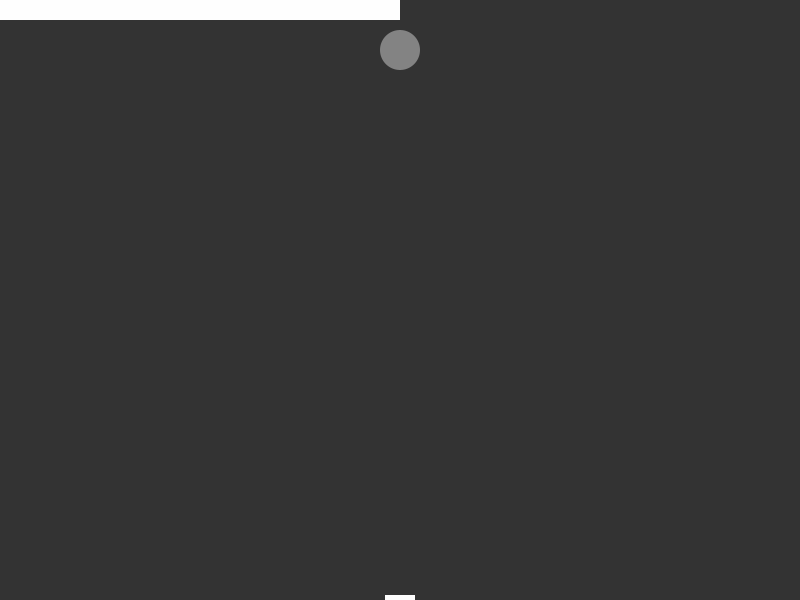
Frame 1 (no input)
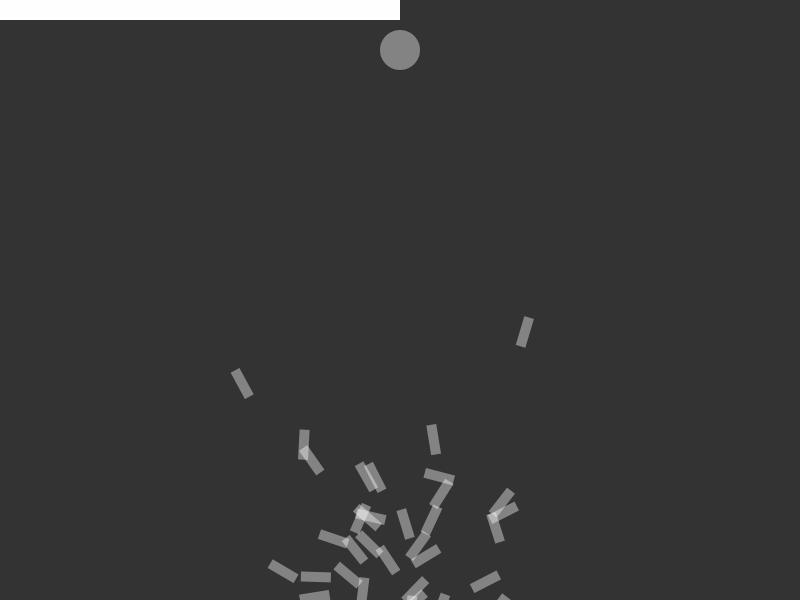
Frame 60 (the mouse pressed at the canvas centre just before this capture)
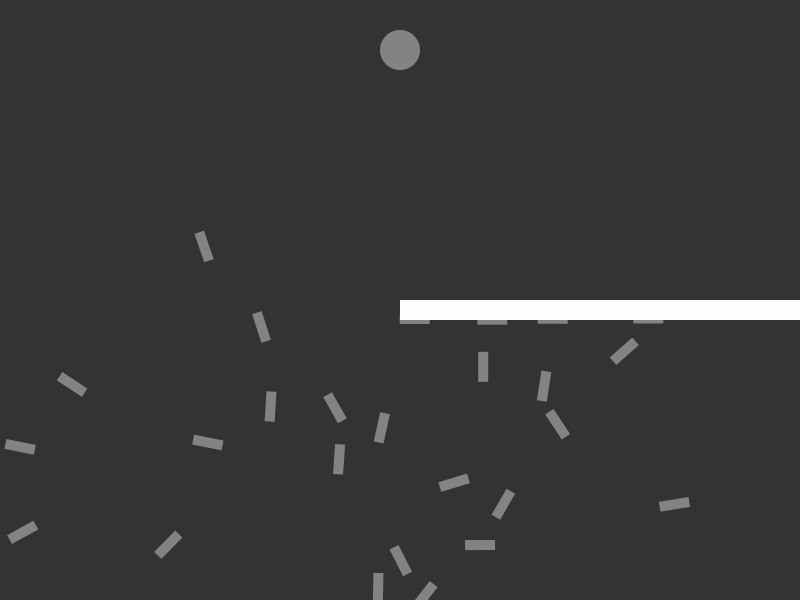
Frame 120 (the mouse held since frame 60 and released just before this capture)

The Processing sketch that drew these frames (run headless with seeded random() and noise(); from frame 60 on, the mouse is pressed at the canvas centre):

// Processing sketch: sketch_181108b
// ── sketch_181108b.pde
ArrayList<Carro> carros = new ArrayList();
ArrayList<Carro> majinboo = new ArrayList();
PVector target; 
int lifespan = 200;
int count = 0;
int pop = 60;
int mutationRate = 4;

void setup(){
  size(800, 600);
  createCarros(pop);
  target = new PVector(width/2, 50);
}

void draw() {
  background(51);
  updateCarros();
  ellipse(this.target.x, this.target.y, 40 , 40);
  obstaculo(mouseX, mouseY, 400, 20);
  todosMortos();
}

void createCarros(int pop) {
  for (int i = 0; i < pop; i++) {
    Carro carro = new Carro(lifespan, null);
    carros.add(carro);
  }
}

void evaluate() {
  float maxFit = 0;
  int mortos = 0;
  for (Carro carro: carros) {
    float d = 1/dist(carro.pos.x, carro.pos.y, target.x, target.y);
    if (d > maxFit) {
      maxFit = d;

    }
  }
  
  for (Carro carro: carros) {
    float d = 1/dist(carro.pos.x, carro.pos.y, target.x, target.y);
    if (carro.colidiu) {
      carro.fitness = 0.01;
    } else {
      carro.fitness = d/maxFit;
    }

  }
  for (Carro carro: carros) {
    
    float a = carro.fitness * 100;
    int n = round(map(a, 0, 100, 1, 30));
    for (int i = 0; i < n; i++) {
      majinboo.add(carro);
    }
  }
}
void todosMortos() {
  int mortos = 0;
  for (Carro carro: carros) {
    if (carro.colidiu) {
      mortos++; 
    }
  }
  if (mortos >= (pop/3)*2) {
    majinboo.clear();
    for (int i = 0; i < pop; i++) {
      majinboo.add(new Carro(lifespan, null));
    }
  }
}
void updateCarros() {
  if (lifespan == count) {
    count = 0;
    evaluate();
    selection();
    majinboo.clear();
  }
  for (Carro c: carros) {
    c.show();
    c.update(count);
  }
  count++;
}

void selection() {
  carros.clear();
  for (int i = 0; i < pop; i++) {
    Carro a = majinboo.get(floor(random(majinboo.size())));
    Carro b = majinboo.get(floor(random(majinboo.size())));
    Carro filho = crossover(a, b);
    filho.dna.mutate(mutationRate);
    carros.add(filho);
  }
}
Carro crossover(Carro a, Carro b){
  ArrayList<PVector> newDna = new ArrayList();
  int mid = floor(random(lifespan));
  for (int i = 0; i < lifespan; i++) {
    if (i < mid) {
      newDna.add(a.dna.vetores.get(i));
    } else {
      newDna.add(b.dna.vetores.get(i));
    }
  }
  return new Carro(lifespan, newDna);
}

void obstaculo(int x, int y, int a, int b) {

  rectMode(CORNER);
  for (Carro carro: carros) {
    if (carro.pos.y >= y && carro.pos.y <= y+b) {
      if (carro.pos.x >= x && carro.pos.x <= x+a) {
        carro.colidiu = true;
        carro.vel.mult(0);
      }
  }
  rect(x, y, a, b);
  }
  
}

// ── Carro.pde
import java.util.Collections;

class Carro {
  PVector pos = new PVector(width/2, height);
  PVector vel = new PVector();
  PVector acc = new PVector();
  DNA dna;
  float fitness = 0;
  boolean colidiu = false;
  
  public Carro(int lifespan, ArrayList dna) {
    if (dna != null) {
      this.dna = new DNA(lifespan, dna);
    } else {
     this.dna = new DNA(lifespan, null);
    }
  }
  void applyForce(PVector n) {
    this.acc.add(n);
  }
  void update(int count) {
    this.vel.add(acc);
    this.pos.add(this.vel);
    this.acc.mult(0);
    applyForce(this.dna.vetores.get(count));
  }
  
  void show() {
    pushMatrix();
    rectMode(CENTER);
    translate(this.pos.x, this.pos.y);
    rotate(this.vel.heading());
    fill(255, 100);
    noStroke();
    rect(0, 0, 30, 10);
    popMatrix();  
  }
  class DNA {
    ArrayList<PVector> vetores = new ArrayList();
    public DNA(int lifespan, ArrayList dna) {
      if (dna == null) {
        for (int i = 0; i < lifespan; i++) {
          PVector gene = PVector.random2D();
          gene.setMag(0.5);
          vetores.add(gene);
        }
      } else {
          vetores = dna;
      }
    }
    void mutate(int mutationRate) {
      int swaps = 5;
      int a = round(random(100));
      if (a <= mutationRate) {
        for (int i = 0; i < swaps; i++) {
          Collections.swap(vetores, floor(random(lifespan)), floor(random(lifespan)));
        }
      }
    }
    }
  }
